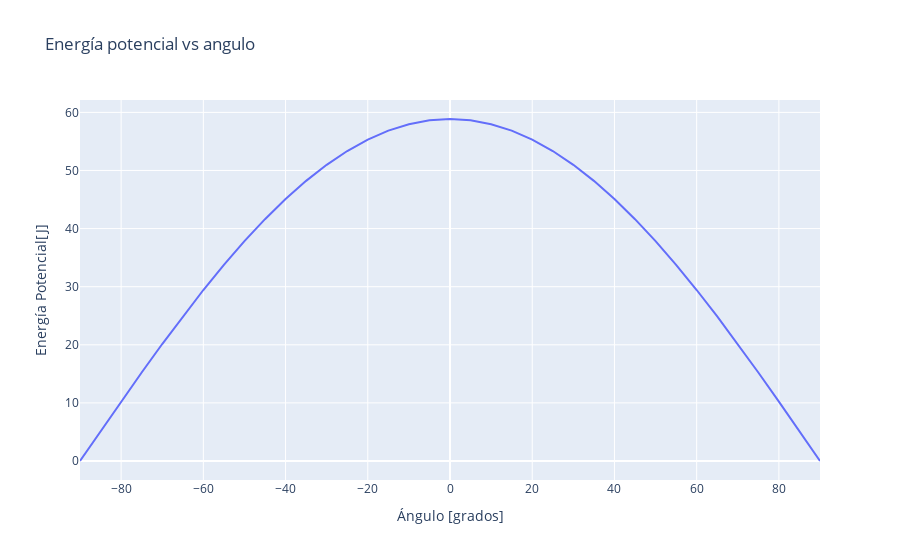

Notebook cell for this chart:
### Markdown cell above
# Gráfica 
Energía potencial del péndulo vs el ángulo

### Code cell
#Datos del ejercicio
mp=3 #[kg]
g=9.81 #[m/s^2]
L=2   #[m]

#Ecuaciones y aálisis
ang=np.arange(-90,95,5)
V=mp*g*L*np.cos(np.pi*(ang/180))
#plot
fig=px.line(x=ang,y=V,labels={'x':'Ángulo [grados]','y':'Energía Potencial[J]'},title="Energía potencial vs angulo")
fig.show()

### Figure 1 — Plotly figure (JSON) as saved in the notebook; plotly's stock layout.template omitted (floating-point values rounded to 4 significant figures)
{"data": [{"hovertemplate": "Ángulo [grados]=%{x}<br>Energía Potencial[J]=%{y}<extra></extra>", "legendgroup": "", "line": {"color": "#636efa", "dash": "solid"}, "mode": "lines", "name": "", "orientation": "v", "showlegend": false, "type": "scatter", "x": [-90, -85, -80, -75, -70, -65, -60, -55, -50, -45, -40, -35, -30, -25, -20, -15, -10, -5, 0, 5, 10, 15, 20, 25, 30, 35, 40, 45, 50, 55, 60, 65, 70, 75, 80, 85, 90], "xaxis": "x", "y": [3.604e-15, 5.13, 10.22, 15.23, 20.13, 24.88, 29.43, 33.76, 37.83, 41.62, 45.09, 48.22, 50.97, 53.35, 55.31, 56.85, 57.97, 58.64, 58.86, 58.64, 57.97, 56.85, 55.31, 53.35, 50.97, 48.22, 45.09, 41.62, 37.83, 33.76, 29.43, 24.88, 20.13, 15.23, 10.22, 5.13, 3.604e-15], "yaxis": "y"}], "layout": {"autosize": true, "legend": {"tracegroupgap": 0}, "title": {"text": "Energía potencial vs angulo"}, "xaxis": {"anchor": "y", "autorange": true, "domain": [0, 1], "range": [-90, 90], "title": {"text": "Ángulo [grados]"}, "type": "linear"}, "yaxis": {"anchor": "x", "autorange": true, "domain": [0, 1], "range": [-3.27, 62.13], "title": {"text": "Energía Potencial[J]"}, "type": "linear"}}}
